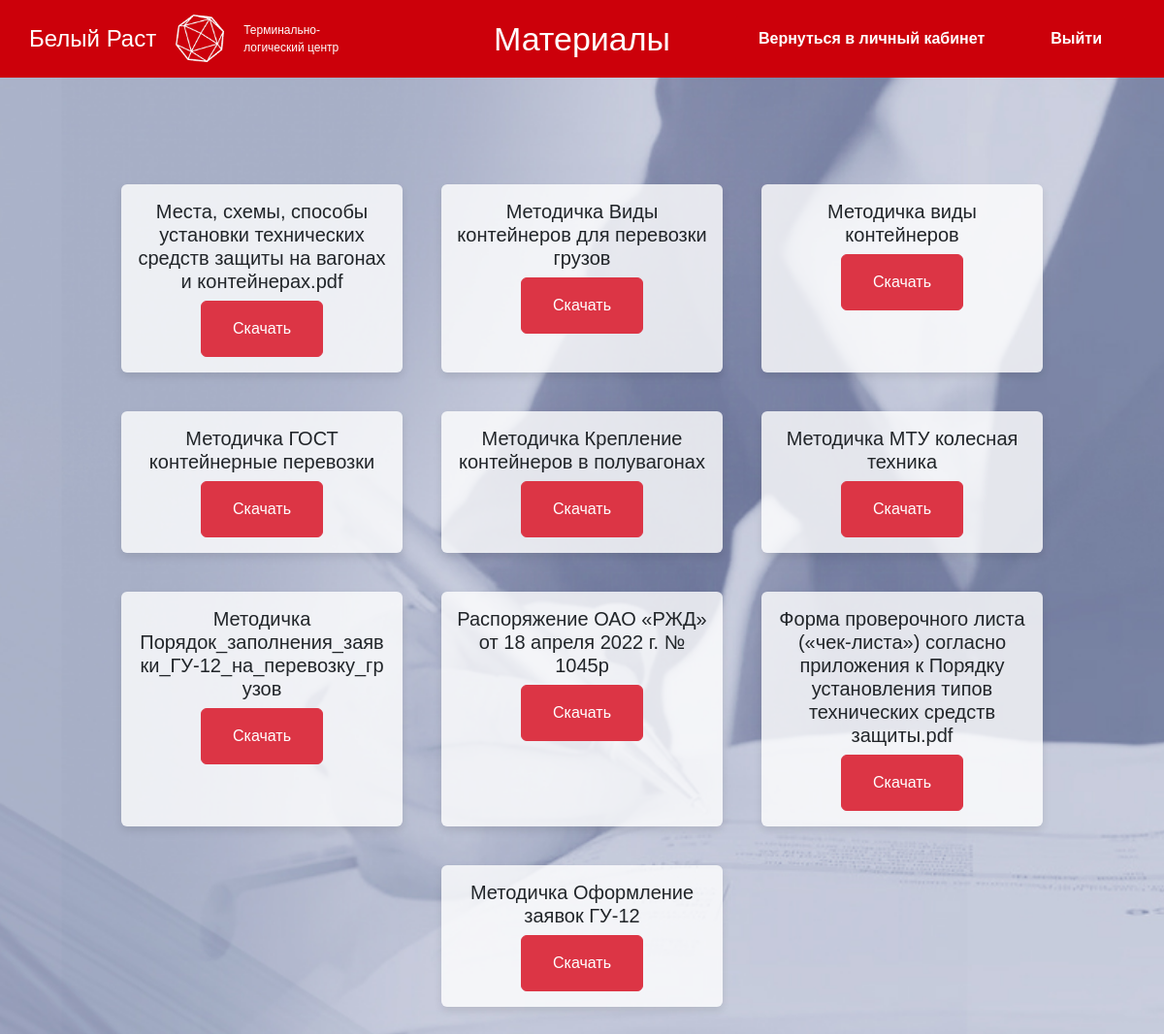
The page /manual/account/materials/ on the database its author committed.
### backend/main/models.py (models this page shows, shortened)
class Document(models.Model):
    title = models.CharField(max_length=150)
    uploaded_at = models.DateTimeField(auto_now_add=True)
    file = models.FileField(upload_to=file_upload_path)
    class Meta:
        verbose_name = "Методичка"
        verbose_name_plural = "Методички"

### backend/main/views.py (the view)
# urls.py: path('account/materials/', views.materials_home, name='materials'),
def materials_home(request):
    documents = Document.objects.all()
    return render(request, 'main/materials.html', {'documents': documents})

### frontend/templates/main/materials.html (shortened to what this page needs)
<!DOCTYPE html>
{% load static %}
<html lang="ru">
	<head>
		<link
			rel="stylesheet"
			href="https://cdn.jsdelivr.net/npm/bootstrap@5.3.2/dist/css/bootstrap.min.css"
		/>
		<link
			rel="stylesheet"
			type="text/css"
			href="{% static 'main/css/materials.css' %}"
		/>
	</head>
	<body>
		<div class="header">
			<div class="header-left">
				<div class="footer-text footer-text-1">Белый Раст</div>
				<div class="logo-container"></div>
				<div class="footer-text footer-text-2">
					Терминально-<br />логический центр
				</div>
			</div>
			<h1>Материалы</h1>
			<div class="header-right">
				<a href="http://127.0.0.1:8000/account/" class="btn-custom"
					>Вернуться в личный кабинет</a
				>
				<a href="http://127.0.0.1:8000/" class="btn-custom">Выйти</a>
			</div>
		</div>
		<div class="card-container">
			{% for document in documents %}
			<div class="card">
				<div class="card-body">
					<h5 class="card-title">{{ document.title }}</h5>
					<a href="{{ document.file.url }}" class="btn btn-primary" download
						>Скачать</a
					>
				</div>
			</div>
			{% endfor %}
		</div>
	</body>
</html>

### frontend/static/main/css/materials.css (style rules this page uses)
html, body { min-height: 100%; margin: 0; display: flex; flex-direction: column; }
body { background-image: url('../images/bg11.jpg'); background-size: cover; background-repeat: no-repeat; background-attachment: scroll; background-position: center; padding-bottom: 80px; font-family: Arial, sans-serif; }
.header { background-color: #cc000a; color: white; width: 100%; height: 80px; display: flex; align-items: center; position: fixed; top: 0; left: 0; right: 0; padding: 0 20px; z-index: 1000; justify-content: space-between; }
.header-left { display: flex; align-items: center; gap: 10px; }
.header h1 { margin: 0; font-size: 34px; position: absolute; left: 50%; transform: translateX(-50%); }
.header-right { display: flex; align-items: center; gap: 20px; margin-right: 20px; }
.footer-text { font-size: 16px; margin: 0 10px; }
.footer-text-1 { font-size: 24px; }
.footer-text-2 { font-size: 12px; text-align: left; }
.logo-container { width: 50px; height: 50px; background-size: contain; background-repeat: no-repeat; background-image: url('../images/Logo.png'); }
.card-container { flex: 1; display: flex; flex-wrap: wrap; justify-content: center; gap: 20px; padding: 20px; max-width: 1200px; margin: 160px auto 0 auto; }
.card { width: 100%; max-width: 290px; margin: 10px; text-align: center; background-color: rgba(255, 255, 255, 0.8); border: none; box-shadow: 0 4px 8px rgba(0, 0, 0, 0.1); transition: transform 0.3s ease; }
.btn-primary { background-color: #dc3545; border-color: #dc3545; width: auto; padding: 1em 2em; transition: background-color 0.3s ease, transform 0.3s ease; }
.btn-custom { background-color: #cc000a; color: #fff; text-decoration: none; border: none; border-radius: 5px; padding: 12px 24px; transition: background-color 0.3s ease, transform 0.2s ease, box-shadow 0.2s ease; display: inline-block; font-size: 16px; font-weight: bold; }

### rows shown on the page
Document: title "Места, схемы, способы установки технических средств защиты на вагонах и контейнерах.pdf"
Document: title "Методичка Виды контейнеров для перевозки грузов"
Document: title "Методичка виды контейнеров"
Document: title "Методичка ГОСТ контейнерные перевозки"
Document: title "Методичка Крепление контейнеров в полувагонах"
Document: title "Методичка МТУ колесная техника"
Document: title "Методичка Порядок_заполнения_заявки_ГУ-12_на_перевозку_грузов"
Document: title "Распоряжение ОАО «РЖД» от 18 апреля 2022 г. № 1045р"
Document: title "Форма проверочного листа («чек-листа») согласно приложения к Порядку установления типов технических средств защиты.pdf"
Document: title "Методичка Оформление заявок ГУ-12"
